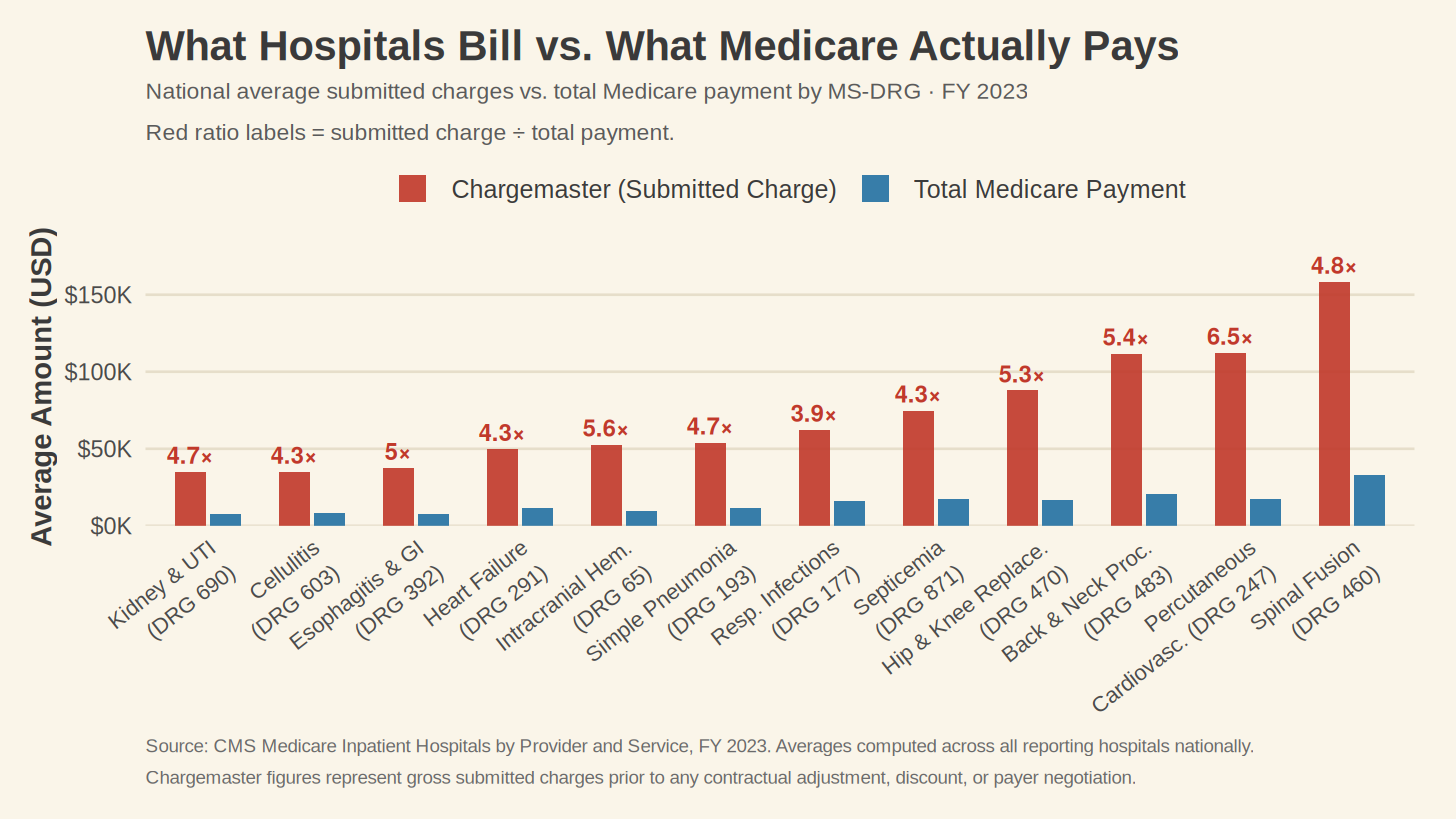

Reproduce this figure in R.
# ============================================================
# What Hospitals Bill vs. What Medicare Actually Pays
# Notes from the Abstract — The Bill You Can't Read
# A. Rupert Crocker
# Source: CMS Medicare Inpatient Hospitals by Provider and Service, FY 2023
# ============================================================

library(ggplot2)
library(dplyr)
library(tidyr)
library(scales)

theme_1950s <- function() {
  theme_minimal(base_family = "Arial", base_size = 14) +
    theme(
      plot.background    = element_rect(fill = "#FAF5E9", color = NA),
      panel.background   = element_rect(fill = "#FAF5E9", color = NA),
      panel.grid.major   = element_line(color = "#E6DECA", linewidth = 0.6),
      panel.grid.minor   = element_blank(),
      axis.title         = element_text(face = "bold", color = "#3A3A3A"),
      axis.text          = element_text(color = "#4A4A4A"),
      plot.title         = element_text(face = "bold", size = 20, color = "#3A3A3A"),
      plot.subtitle      = element_text(size = 11, color = "#5A5A5A"),
      plot.margin        = margin(15, 20, 15, 15),
      legend.position    = "none"
    )
}

drg_data <- tribble(
  ~drg, ~label,                                ~charge,  ~total_pymt,
  690,  "Kidney & UTI\n(DRG 690)",              35026,    7481,
  603,  "Cellulitis\n(DRG 603)",                35047,    8208,
  392,  "Esophagitis & GI\n(DRG 392)",          37534,    7500,
  291,  "Heart Failure\n(DRG 291)",             49752,    11548,
   65,  "Intracranial Hem.\n(DRG 65)",          52757,    9482,
  193,  "Simple Pneumonia\n(DRG 193)",          54043,    11527,
  177,  "Resp. Infections\n(DRG 177)",          62325,    15986,
  871,  "Septicemia\n(DRG 871)",                74731,    17235,
  470,  "Hip & Knee Replace.\n(DRG 470)",       87838,    16458,
  483,  "Back & Neck Proc.\n(DRG 483)",        111791,    20519,
  247,  "Percutaneous\nCardiovasc. (DRG 247)", 112338,    17170,
  460,  "Spinal Fusion\n(DRG 460)",            158444,    32881
) %>%
  mutate(
    ratio = round(charge / total_pymt, 1),
    label = factor(label, levels = label)
  )

plot_data <- drg_data %>%
  pivot_longer(
    cols      = c(charge, total_pymt),
    names_to  = "measure",
    values_to = "amount"
  ) %>%
  mutate(
    measure = factor(
      measure,
      levels = c("charge", "total_pymt"),
      labels = c("Chargemaster (Submitted Charge)", "Total Medicare Payment")
    )
  )

pal <- c(
  "Chargemaster (Submitted Charge)" = "#C0392B",
  "Total Medicare Payment"          = "#2471A3"
)

p <- ggplot(plot_data, aes(x = label, y = amount, fill = measure)) +
  geom_col(
    position = position_dodge(width = 0.68),
    width    = 0.60,
    alpha    = 0.91
  ) +
  geom_text(
    data        = drg_data,
    aes(x       = label, y = charge,
        label   = paste0(ratio, "\u00d7"),
        fill    = NULL),
    position    = position_nudge(x = -0.17),
    vjust       = -0.45,
    hjust       = 0.5,
    size        = 4.0,
    color       = "#C0392B",
    fontface    = "bold",
    inherit.aes = FALSE
  ) +
  scale_y_continuous(
    labels = label_dollar(scale = 1e-3, suffix = "K"),
    expand = expansion(mult = c(0, 0.14))
  ) +
  scale_fill_manual(values = pal, name = NULL) +
  labs(
    title    = "What Hospitals Bill vs. What Medicare Actually Pays",
    subtitle = "National average submitted charges vs. total Medicare payment by MS-DRG \u00b7 FY 2023\nRed ratio labels = submitted charge \u00f7 total payment.",
    x        = NULL,
    y        = "Average Amount (USD)",
    caption  = "Source: CMS Medicare Inpatient Hospitals by Provider and Service, FY 2023. Averages computed across all reporting hospitals nationally.\nChargemaster figures represent gross submitted charges prior to any contractual adjustment, discount, or payer negotiation."
  ) +
  theme_1950s() +
  theme(
    legend.position    = "top",
    legend.text        = element_text(size = 12, color = "#3A3A3A"),
    legend.key.size    = unit(1.0, "lines"),
    legend.spacing.x   = unit(0.4, "cm"),
    axis.text.x        = element_text(angle = 38, hjust = 1, size = 10.5,
                                      lineheight = 1.2),
    panel.grid.major.x = element_blank(),
    plot.subtitle      = element_text(size = 11, color = "#5A5A5A",
                                      lineheight = 1.5),
    plot.caption       = element_text(size = 9, color = "#6A6A6A", hjust = 0,
                                      lineheight = 1.4, margin = margin(t = 10))
  )

# 16:9 at Substack width (1456px wide)
ggsave(
  "/mnt/user-data/outputs/price_transparency_gap.png",
  plot   = p,
  width  = 1456,
  height = 819,
  units  = "px",
  dpi    = 150,
  bg     = "#FAF5E9"
)

cat("Saved.\n")
